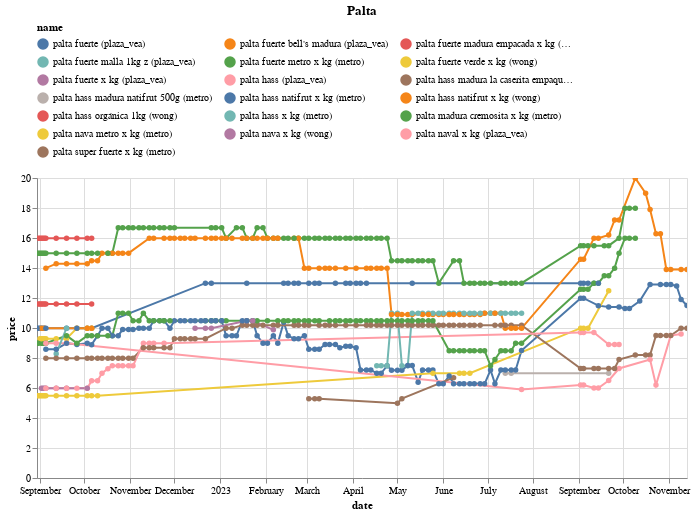

The cell this chart's notebook holds for it:
### Code cell
(df
 .loc[df.name.isin(names)]
 .pipe(alt.Chart)
 .mark_line(point=True)
 .encode(x='date', y='price', color='name', tooltip=['name','price'])
 .properties(width=650, title='Palta')
 .interactive()
 .configure_legend(orient='top', columns=3)
)

### Figure 1 — Vega-Lite specification as saved in the notebook (floating-point values rounded to 4 significant figures; data arrays with more than 128 entries replaced by an {"elided": "..."} marker saying what was removed)
{"config": {"view": {"continuousWidth": 300, "continuousHeight": 300}, "legend": {"columns": 3, "orient": "top"}}, "data": {"name": "data-f1cab04a05f3064d936c30df0f591710"}, "mark": {"type": "line", "point": true}, "encoding": {"color": {"field": "name", "type": "nominal"}, "tooltip": [{"field": "name", "type": "nominal"}, {"field": "price", "type": "quantitative"}], "x": {"field": "date", "type": "temporal"}, "y": {"field": "price", "type": "quantitative"}}, "params": [{"name": "param_14", "select": {"type": "interval", "encodings": ["x", "y"]}, "bind": "scales"}], "title": "Palta", "width": 650, "$schema": "https://vega.github.io/schema/vega-lite/v5.15.1.json", "datasets": {"data-f1cab04a05f3064d936c30df0f591710": {"elided": "649 records"}}}
